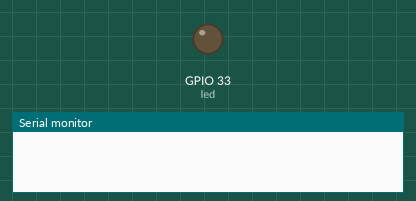
Simulated run of this sketch. Board: ESP32. Shown: output pins drawn as LEDs (lit = HIGH), the last lines printed to the serial monitor.

Above: at 30.0 s.
At 61.5 s:
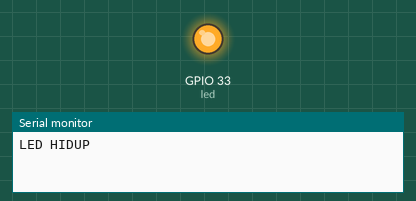
Timing chart, 0 to 81.9 s (numbered marks = the images above):
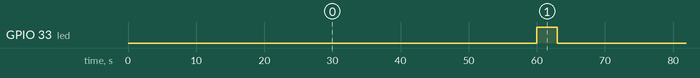

The sketch:

MillisDoubleInterval.ino
```cpp
  #define led 33

int ledState = LOW;
unsigned long previousMillis = 0;
long OnTime = 3000;
long OffTime = 60000;

void setup() {
  Serial.begin(9600);
  pinMode(led, OUTPUT);
}

void loop() {
  unsigned long currentMillis = millis();

  if ((ledState == HIGH) && (currentMillis - previousMillis >= OnTime)) {
    ledState = LOW;
    previousMillis = currentMillis;
    digitalWrite(led, ledState);
    Serial.println("LED MATI");

  } else if ((ledState == LOW) && (currentMillis - previousMillis >= OffTime)) {
    ledState = HIGH;
    previousMillis = currentMillis;
    digitalWrite(led, ledState);
    Serial.println("LED HIDUP");
  }
}
```

Measured:
- by itself, GPIO 33 (led): alternates HIGH for 3.0 s and LOW for 60.0 s
